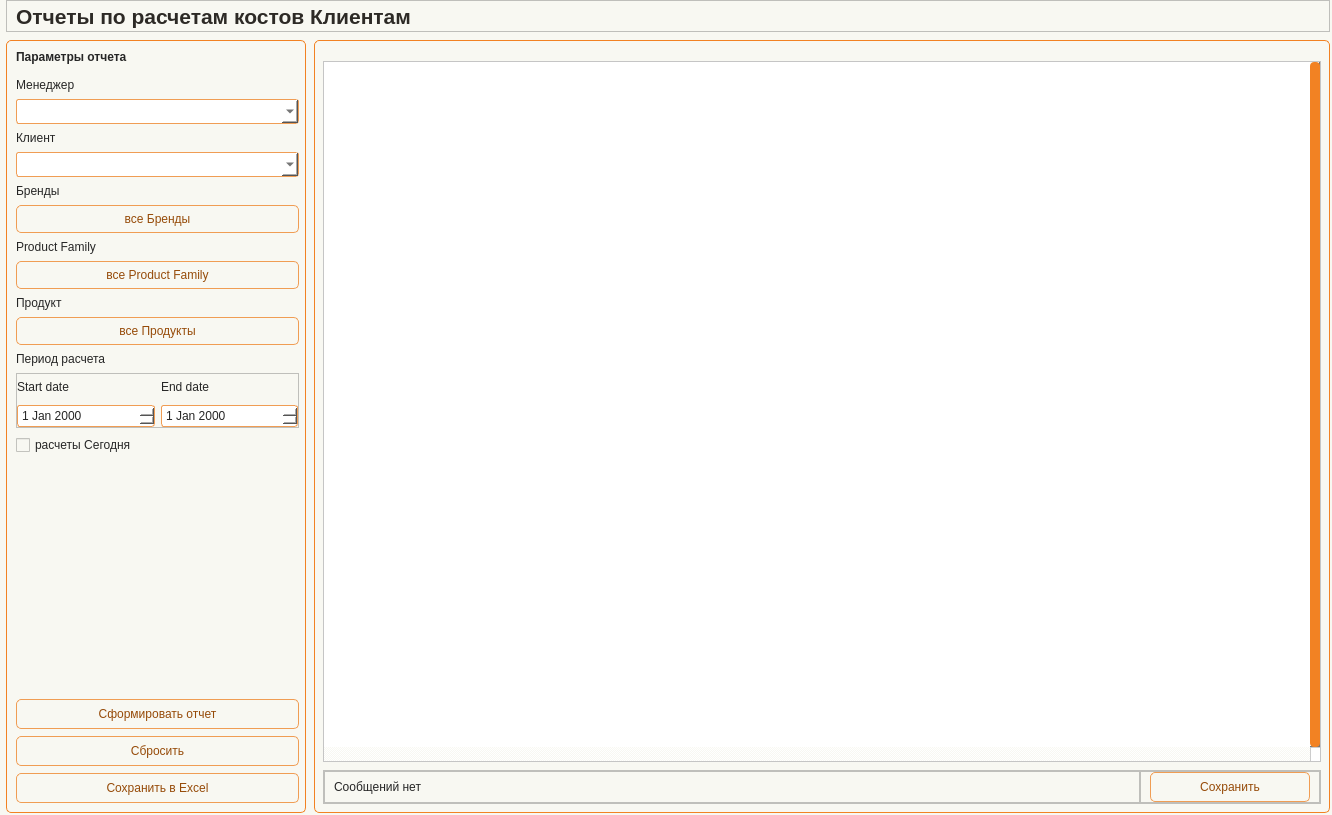
<?xml version="1.0" encoding="UTF-8"?>
<ui version="4.0">
 <class>Form</class>
 <widget class="QWidget" name="Form">
  <property name="geometry">
   <rect>
    <x>0</x>
    <y>0</y>
    <width>1332</width>
    <height>815</height>
   </rect>
  </property>
  <property name="minimumSize">
   <size>
    <width>930</width>
    <height>650</height>
   </size>
  </property>
  <property name="windowTitle">
   <string>Form</string>
  </property>
  <property name="styleSheet">
   <string notr="true">/* ===== BASE PREVIEW STYLE FOR DESIGNER ===== */

QWidget {
    background-color: #f8f8f2;
    color: #262626;
    font: 10pt &quot;Tahoma&quot;;
}

/* ===== LABELS ===== */

QLabel {
    color: #262626;
}

#Title_label {
    font: 16pt &quot;Tahoma&quot;;
    font-weight: 700;
    color: #2D2A26;
}

QLabel#label_filter_title {
    font: 14pt &quot;Tahoma&quot;;
    font-weight: 700;
}

/* ===== INPUTS ===== */

QLineEdit, QComboBox, QDateEdit {
    border: 1px solid #f09d54;
    border-radius: 3px;
    padding: 2px;
    background-color: #ffffff;
    color: #262626;
}

/* ===== BUTTONS ===== */

QPushButton {
    border: 1px solid #f09d54;
    border-radius: 5px;
    background-color: #f8f8f2;
    color: #964b09;
    padding: 4px;
}

/* ===== TABLE ===== */

QTableWidget {
    background-color: #ffffff;
    gridline-color: #f28223;
    selection-background-color: #f5d3b5;
    selection-color: #262626;
}

QHeaderView::section {
    background-color: #f5d3b5;
    border: 1px solid #f28223;
    padding: 3px;
}

/* ===== FRAMES ===== */

QFrame#frame_LeftPanel, 
QFrame#frame_RightPanel {
    border: 1px solid #f28223;
    border-radius: 5px;
}

/* ===== SCROLL ===== */

QScrollBar:vertical {
    background: #f8f8f2;
    width: 10px;
}

QScrollBar::handle:vertical {
    background: #f28223;
    border-radius: 4px;
}</string>
  </property>
  <layout class="QHBoxLayout" name="horizontalLayout">
   <property name="leftMargin">
    <number>0</number>
   </property>
   <property name="topMargin">
    <number>0</number>
   </property>
   <property name="rightMargin">
    <number>0</number>
   </property>
   <property name="bottomMargin">
    <number>0</number>
   </property>
   <item>
    <widget class="QWidget" name="widget" native="true">
     <layout class="QVBoxLayout" name="verticalLayout">
      <property name="spacing">
       <number>8</number>
      </property>
      <property name="leftMargin">
       <number>6</number>
      </property>
      <property name="topMargin">
       <number>0</number>
      </property>
      <property name="rightMargin">
       <number>2</number>
      </property>
      <property name="bottomMargin">
       <number>2</number>
      </property>
      <item>
       <widget class="QFrame" name="frame">
        <property name="minimumSize">
         <size>
          <width>0</width>
          <height>32</height>
         </size>
        </property>
        <property name="maximumSize">
         <size>
          <width>16777215</width>
          <height>32</height>
         </size>
        </property>
        <property name="frameShape">
         <enum>QFrame::Shape::StyledPanel</enum>
        </property>
        <property name="frameShadow">
         <enum>QFrame::Shadow::Raised</enum>
        </property>
        <layout class="QHBoxLayout" name="horizontalLayout_2">
         <property name="spacing">
          <number>0</number>
         </property>
         <property name="topMargin">
          <number>0</number>
         </property>
         <property name="bottomMargin">
          <number>0</number>
         </property>
         <item>
          <widget class="QLabel" name="Title_label">
           <property name="minimumSize">
            <size>
             <width>0</width>
             <height>30</height>
            </size>
           </property>
           <property name="maximumSize">
            <size>
             <width>16777215</width>
             <height>30</height>
            </size>
           </property>
           <property name="font">
            <font>
             <family>Tahoma</family>
             <pointsize>16</pointsize>
             <italic>false</italic>
             <bold>true</bold>
            </font>
           </property>
           <property name="text">
            <string>Отчеты по расчетам костов Клиентам</string>
           </property>
           <property name="alignment">
            <set>Qt::AlignmentFlag::AlignCenter</set>
           </property>
          </widget>
         </item>
         <item>
          <spacer name="horizontalSpacer">
           <property name="orientation">
            <enum>Qt::Orientation::Horizontal</enum>
           </property>
           <property name="sizeHint" stdset="0">
            <size>
             <width>1108</width>
             <height>20</height>
            </size>
           </property>
          </spacer>
         </item>
        </layout>
       </widget>
      </item>
      <item>
       <widget class="QFrame" name="frame_Content">
        <property name="frameShape">
         <enum>QFrame::Shape::NoFrame</enum>
        </property>
        <property name="frameShadow">
         <enum>QFrame::Shadow::Plain</enum>
        </property>
        <layout class="QHBoxLayout" name="horizontalLayout_content">
         <property name="spacing">
          <number>8</number>
         </property>
         <property name="leftMargin">
          <number>0</number>
         </property>
         <property name="topMargin">
          <number>0</number>
         </property>
         <property name="rightMargin">
          <number>0</number>
         </property>
         <property name="bottomMargin">
          <number>0</number>
         </property>
         <item>
          <widget class="QFrame" name="frame_LeftPanel">
           <property name="minimumSize">
            <size>
             <width>300</width>
             <height>0</height>
            </size>
           </property>
           <property name="maximumSize">
            <size>
             <width>320</width>
             <height>16777215</height>
            </size>
           </property>
           <property name="frameShape">
            <enum>QFrame::Shape::StyledPanel</enum>
           </property>
           <property name="frameShadow">
            <enum>QFrame::Shadow::Raised</enum>
           </property>
           <layout class="QVBoxLayout" name="verticalLayout_left">
            <property name="spacing">
             <number>7</number>
            </property>
            <property name="leftMargin">
             <number>9</number>
            </property>
            <property name="topMargin">
             <number>9</number>
            </property>
            <property name="rightMargin">
             <number>6</number>
            </property>
            <property name="bottomMargin">
             <number>9</number>
            </property>
            <item>
             <widget class="QLabel" name="label_filter_title">
              <property name="text">
               <string>Параметры отчета</string>
              </property>
             </widget>
            </item>
            <item>
             <widget class="QFrame" name="frame_mode">
              <property name="frameShape">
               <enum>QFrame::Shape::NoFrame</enum>
              </property>
              <layout class="QVBoxLayout" name="verticalLayout_mode">
               <property name="spacing">
                <number>6</number>
               </property>
               <property name="leftMargin">
                <number>0</number>
               </property>
               <property name="topMargin">
                <number>0</number>
               </property>
               <property name="rightMargin">
                <number>0</number>
               </property>
               <property name="bottomMargin">
                <number>0</number>
               </property>
              </layout>
             </widget>
            </item>
            <item>
             <widget class="QLabel" name="label_supplier">
              <property name="text">
               <string>Менеджер</string>
              </property>
             </widget>
            </item>
            <item>
             <widget class="QComboBox" name="cbo_Manager">
              <property name="minimumSize">
               <size>
                <width>0</width>
                <height>25</height>
               </size>
              </property>
             </widget>
            </item>
            <item>
             <widget class="QLabel" name="label">
              <property name="text">
               <string>Клиент</string>
              </property>
             </widget>
            </item>
            <item>
             <widget class="QComboBox" name="cbo_Customer">
              <property name="minimumSize">
               <size>
                <width>0</width>
                <height>25</height>
               </size>
              </property>
              <property name="maximumSize">
               <size>
                <width>16777215</width>
                <height>25</height>
               </size>
              </property>
             </widget>
            </item>
            <item>
             <widget class="QLabel" name="label_brand">
              <property name="text">
               <string>Бренды</string>
              </property>
             </widget>
            </item>
            <item>
             <widget class="QPushButton" name="btn_FilterBrand">
              <property name="minimumSize">
               <size>
                <width>0</width>
                <height>28</height>
               </size>
              </property>
              <property name="toolTip">
               <string>Открыть фильтр по брендам</string>
              </property>
              <property name="text">
               <string>все Бренды</string>
              </property>
             </widget>
            </item>
            <item>
             <widget class="QLabel" name="label_product_family">
              <property name="text">
               <string>Product Family</string>
              </property>
             </widget>
            </item>
            <item>
             <widget class="QPushButton" name="btn_FilterProductFamily">
              <property name="minimumSize">
               <size>
                <width>0</width>
                <height>28</height>
               </size>
              </property>
              <property name="toolTip">
               <string>Открыть фильтр по Product Family</string>
              </property>
              <property name="text">
               <string>все Product Family</string>
              </property>
             </widget>
            </item>
            <item>
             <widget class="QLabel" name="label_product_name">
              <property name="text">
               <string>Продукт</string>
              </property>
             </widget>
            </item>
            <item>
             <widget class="QPushButton" name="btn_FilterProduct">
              <property name="minimumSize">
               <size>
                <width>0</width>
                <height>28</height>
               </size>
              </property>
              <property name="toolTip">
               <string>Открыть фильтр по продуктам</string>
              </property>
              <property name="text">
               <string>все Продукты</string>
              </property>
             </widget>
            </item>
            <item>
             <widget class="QLabel" name="label_2">
              <property name="text">
               <string>Период расчета</string>
              </property>
             </widget>
            </item>
            <item>
             <widget class="QFrame" name="frame_3">
              <property name="minimumSize">
               <size>
                <width>0</width>
                <height>55</height>
               </size>
              </property>
              <property name="maximumSize">
               <size>
                <width>16777215</width>
                <height>55</height>
               </size>
              </property>
              <property name="frameShape">
               <enum>QFrame::Shape::StyledPanel</enum>
              </property>
              <property name="frameShadow">
               <enum>QFrame::Shadow::Raised</enum>
              </property>
              <layout class="QGridLayout" name="gridLayout">
               <property name="leftMargin">
                <number>0</number>
               </property>
               <property name="topMargin">
                <number>0</number>
               </property>
               <property name="rightMargin">
                <number>0</number>
               </property>
               <property name="bottomMargin">
                <number>0</number>
               </property>
               <item row="0" column="0">
                <widget class="QLabel" name="label_3">
                 <property name="text">
                  <string>Start date</string>
                 </property>
                </widget>
               </item>
               <item row="0" column="1">
                <widget class="QLabel" name="label_7">
                 <property name="text">
                  <string>End date</string>
                 </property>
                </widget>
               </item>
               <item row="1" column="0">
                <widget class="QDateEdit" name="line_Start_date"/>
               </item>
               <item row="1" column="1">
                <widget class="QDateEdit" name="line_End_date"/>
               </item>
              </layout>
             </widget>
            </item>
            <item>
             <widget class="QCheckBox" name="chb_CalcToday">
              <property name="text">
               <string>расчеты Сегодня</string>
              </property>
             </widget>
            </item>
            <item>
             <spacer name="verticalSpacer_left">
              <property name="orientation">
               <enum>Qt::Orientation::Vertical</enum>
              </property>
              <property name="sizeHint" stdset="0">
               <size>
                <width>20</width>
                <height>20</height>
               </size>
              </property>
             </spacer>
            </item>
            <item>
             <widget class="QPushButton" name="btn_BuildReport">
              <property name="minimumSize">
               <size>
                <width>0</width>
                <height>30</height>
               </size>
              </property>
              <property name="maximumSize">
               <size>
                <width>16777215</width>
                <height>30</height>
               </size>
              </property>
              <property name="text">
               <string>Сформировать отчет</string>
              </property>
              <property name="icon">
               <iconset resource="../resource.qrc">
                <normaloff>:/icon/icon/layers — копия — копия.svg</normaloff>:/icon/icon/layers — копия — копия.svg</iconset>
              </property>
             </widget>
            </item>
            <item>
             <widget class="QPushButton" name="btn_Reset">
              <property name="minimumSize">
               <size>
                <width>0</width>
                <height>30</height>
               </size>
              </property>
              <property name="maximumSize">
               <size>
                <width>16777215</width>
                <height>30</height>
               </size>
              </property>
              <property name="text">
               <string>Сбросить</string>
              </property>
              <property name="icon">
               <iconset resource="../resource.qrc">
                <normaloff>:/icon/icon/loader — копия — копия.svg</normaloff>:/icon/icon/loader — копия — копия.svg</iconset>
              </property>
             </widget>
            </item>
            <item>
             <widget class="QPushButton" name="btn_ExportExcel">
              <property name="minimumSize">
               <size>
                <width>180</width>
                <height>30</height>
               </size>
              </property>
              <property name="maximumSize">
               <size>
                <width>16777215</width>
                <height>30</height>
               </size>
              </property>
              <property name="text">
               <string>Сохранить в Excel</string>
              </property>
              <property name="icon">
               <iconset resource="../resource.qrc">
                <normaloff>:/icon/icon/download — копия — копия.svg</normaloff>:/icon/icon/download — копия — копия.svg</iconset>
              </property>
             </widget>
            </item>
           </layout>
          </widget>
         </item>
         <item>
          <widget class="QFrame" name="frame_RightPanel">
           <property name="frameShape">
            <enum>QFrame::Shape::StyledPanel</enum>
           </property>
           <property name="frameShadow">
            <enum>QFrame::Shadow::Raised</enum>
           </property>
           <layout class="QVBoxLayout" name="verticalLayout_right">
            <property name="spacing">
             <number>8</number>
            </property>
            <property name="leftMargin">
             <number>8</number>
            </property>
            <property name="topMargin">
             <number>12</number>
            </property>
            <property name="rightMargin">
             <number>8</number>
            </property>
            <property name="bottomMargin">
             <number>8</number>
            </property>
            <item>
             <widget class="QFrame" name="frame_top_right">
              <property name="frameShape">
               <enum>QFrame::Shape::NoFrame</enum>
              </property>
              <layout class="QHBoxLayout" name="horizontalLayout_top_right">
               <property name="leftMargin">
                <number>0</number>
               </property>
               <property name="topMargin">
                <number>0</number>
               </property>
               <property name="rightMargin">
                <number>0</number>
               </property>
               <property name="bottomMargin">
                <number>0</number>
               </property>
              </layout>
             </widget>
            </item>
            <item>
             <widget class="QTableWidget" name="table_ReportPreview">
              <property name="minimumSize">
               <size>
                <width>0</width>
                <height>0</height>
               </size>
              </property>
              <property name="maximumSize">
               <size>
                <width>16777215</width>
                <height>16777215</height>
               </size>
              </property>
              <property name="font">
               <font>
                <family>Tahoma</family>
                <pointsize>10</pointsize>
                <italic>false</italic>
                <bold>false</bold>
               </font>
              </property>
              <property name="verticalScrollBarPolicy">
               <enum>Qt::ScrollBarPolicy::ScrollBarAlwaysOn</enum>
              </property>
              <property name="horizontalScrollBarPolicy">
               <enum>Qt::ScrollBarPolicy::ScrollBarAlwaysOn</enum>
              </property>
              <property name="sizeAdjustPolicy">
               <enum>QAbstractScrollArea::SizeAdjustPolicy::AdjustToContents</enum>
              </property>
              <property name="alternatingRowColors">
               <bool>false</bool>
              </property>
              <property name="selectionMode">
               <enum>QAbstractItemView::SelectionMode::SingleSelection</enum>
              </property>
              <property name="selectionBehavior">
               <enum>QAbstractItemView::SelectionBehavior::SelectRows</enum>
              </property>
              <property name="textElideMode">
               <enum>Qt::TextElideMode::ElideMiddle</enum>
              </property>
              <property name="sortingEnabled">
               <bool>true</bool>
              </property>
              <property name="wordWrap">
               <bool>true</bool>
              </property>
              <property name="rowCount">
               <number>8</number>
              </property>
              <property name="columnCount">
               <number>0</number>
              </property>
              <attribute name="horizontalHeaderCascadingSectionResizes">
               <bool>true</bool>
              </attribute>
              <attribute name="horizontalHeaderMinimumSectionSize">
               <number>55</number>
              </attribute>
              <attribute name="horizontalHeaderShowSortIndicator" stdset="0">
               <bool>true</bool>
              </attribute>
              <attribute name="horizontalHeaderStretchLastSection">
               <bool>true</bool>
              </attribute>
              <attribute name="verticalHeaderVisible">
               <bool>false</bool>
              </attribute>
              <attribute name="verticalHeaderCascadingSectionResizes">
               <bool>true</bool>
              </attribute>
              <attribute name="verticalHeaderDefaultSectionSize">
               <number>25</number>
              </attribute>
              <attribute name="verticalHeaderHighlightSections">
               <bool>false</bool>
              </attribute>
              <row/>
              <row/>
              <row/>
              <row/>
              <row/>
              <row/>
              <row/>
              <row/>
             </widget>
            </item>
            <item>
             <widget class="QFrame" name="frame_5">
              <property name="minimumSize">
               <size>
                <width>0</width>
                <height>0</height>
               </size>
              </property>
              <property name="maximumSize">
               <size>
                <width>16777215</width>
                <height>50</height>
               </size>
              </property>
              <property name="frameShape">
               <enum>QFrame::Shape::StyledPanel</enum>
              </property>
              <property name="frameShadow">
               <enum>QFrame::Shadow::Raised</enum>
              </property>
              <layout class="QHBoxLayout" name="horizontalLayout_5">
               <property name="spacing">
                <number>0</number>
               </property>
               <property name="leftMargin">
                <number>0</number>
               </property>
               <property name="topMargin">
                <number>0</number>
               </property>
               <property name="rightMargin">
                <number>0</number>
               </property>
               <property name="bottomMargin">
                <number>0</number>
               </property>
               <item>
                <widget class="QFrame" name="frame_2">
                 <property name="minimumSize">
                  <size>
                   <width>0</width>
                   <height>0</height>
                  </size>
                 </property>
                 <property name="maximumSize">
                  <size>
                   <width>16777215</width>
                   <height>16777215</height>
                  </size>
                 </property>
                 <property name="frameShape">
                  <enum>QFrame::Shape::StyledPanel</enum>
                 </property>
                 <property name="frameShadow">
                  <enum>QFrame::Shadow::Raised</enum>
                 </property>
                 <layout class="QHBoxLayout" name="horizontalLayout_3">
                  <property name="spacing">
                   <number>6</number>
                  </property>
                  <property name="leftMargin">
                   <number>9</number>
                  </property>
                  <property name="topMargin">
                   <number>0</number>
                  </property>
                  <property name="rightMargin">
                   <number>0</number>
                  </property>
                  <property name="bottomMargin">
                   <number>0</number>
                  </property>
                  <item>
                   <widget class="QLabel" name="label_msg">
                    <property name="text">
                     <string>Сообщений нет</string>
                    </property>
                   </widget>
                  </item>
                 </layout>
                </widget>
               </item>
               <item>
                <widget class="QFrame" name="frame_4">
                 <property name="minimumSize">
                  <size>
                   <width>120</width>
                   <height>0</height>
                  </size>
                 </property>
                 <property name="maximumSize">
                  <size>
                   <width>180</width>
                   <height>16777215</height>
                  </size>
                 </property>
                 <property name="frameShape">
                  <enum>QFrame::Shape::StyledPanel</enum>
                 </property>
                 <property name="frameShadow">
                  <enum>QFrame::Shadow::Raised</enum>
                 </property>
                 <layout class="QHBoxLayout" name="horizontalLayout_4">
                  <property name="spacing">
                   <number>0</number>
                  </property>
                  <property name="leftMargin">
                   <number>0</number>
                  </property>
                  <property name="topMargin">
                   <number>0</number>
                  </property>
                  <property name="rightMargin">
                   <number>0</number>
                  </property>
                  <property name="bottomMargin">
                   <number>0</number>
                  </property>
                  <item>
                   <widget class="QPushButton" name="btn_Save">
                    <property name="minimumSize">
                     <size>
                      <width>160</width>
                      <height>30</height>
                     </size>
                    </property>
                    <property name="maximumSize">
                     <size>
                      <width>160</width>
                      <height>16777215</height>
                     </size>
                    </property>
                    <property name="text">
                     <string>Сохранить</string>
                    </property>
                    <property name="icon">
                     <iconset resource="../resource.qrc">
                      <normaloff>:/icon/icon/save — копия — копия.svg</normaloff>:/icon/icon/save — копия — копия.svg</iconset>
                    </property>
                   </widget>
                  </item>
                 </layout>
                </widget>
               </item>
              </layout>
             </widget>
            </item>
           </layout>
          </widget>
         </item>
        </layout>
       </widget>
      </item>
     </layout>
    </widget>
   </item>
  </layout>
 </widget>
 <resources>
  <include location="../resource.qrc"/>
 </resources>
 <connections/>
</ui>
